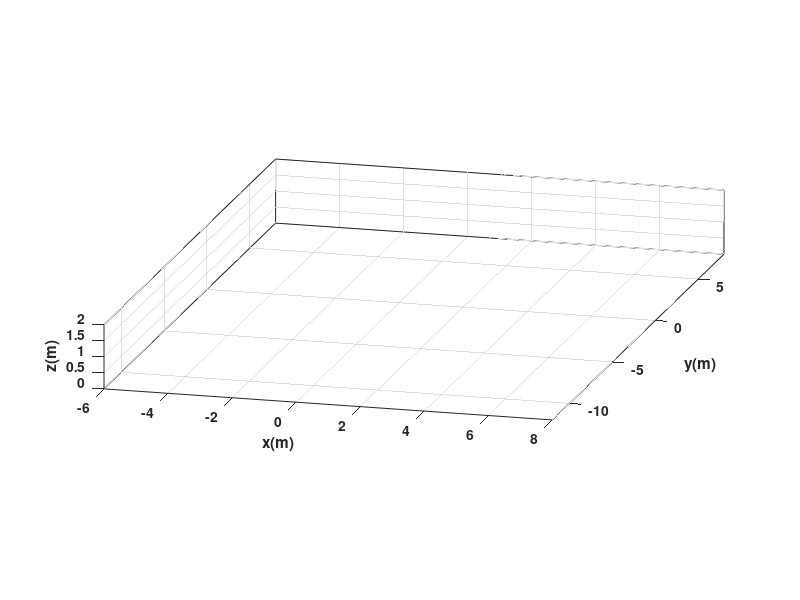

Here is the MATLAB script that generated this plot: (Note: this script raises an error after producing the figure.)
clear;
close all;

% Datos de entrada
v = [1.432 0.0 1.432 0.0 1.432 0.0 1.432 0.0 1.432 0.0, ]; 
w = [0.0 2.513 0.0 2.513 0.0 2.513 0.0 2.513 0.0 2.513, ]; 
dt = 1.0;  % Tiempo por paso

% Estado inicial
x_sim(1) = 0;
y_sim(1) = 0;
theta_sim(1) = 0;

% Simulación del movimiento
for i = 1:length(v)
    if w(i) == 0
        % Movimiento recto
        x_sim(i+1) = x_sim(i) + v(i) * dt * cos(theta_sim(i));
        y_sim(i+1) = y_sim(i) + v(i) * dt * sin(theta_sim(i));
        theta_sim(i+1) = theta_sim(i);
    else
        % Giro en el lugar
        x_sim(i+1) = x_sim(i);
        y_sim(i+1) = y_sim(i);
        theta_sim(i+1) = theta_sim(i) + w(i) * dt;
    end
    i
    fprintf('x = %.3f m\ny = %.3f m\ntheta = %.3f rad/s\n', x_sim(i+1), y_sim(i+1), theta_sim(i+1));
end



% Animación
x1 = x_sim;
y1 = y_sim;
phi = theta_sim;
hx = x_sim;
hy = y_sim;
ts = 0.1;         % Tiempo entre cuadros
N = length(x1);

%%%%%%%%%%%%%%%%%%%%%%%%%%%%%%%%%%%%%%%%
%%%% VISUALIZACIÓN Y GRÁFICAS 3D %%%%%%%
%%%%%%%%%%%%%%%%%%%%%%%%%%%%%%%%%%%%%%%%

% a) Configuración de escena
scene = figure;
set(scene,'Color','white');
set(gca,'FontWeight','bold');
sizeScreen = get(0,'ScreenSize');
set(scene,'position',sizeScreen);
camlight('headlight');
axis equal;
grid on;
box on;
xlabel('x(m)'); ylabel('y(m)'); zlabel('z(m)');
view([15 15]);
axis([-6 8 -12 8 0 2]);  % Ajustado al dominio y rango de la función

% Inicialización del modelo del robot
scale = 4;
MobileRobot_5;  
H1 = MobilePlot_4(x1(1), y1(1), phi(1), scale); hold on;
H2 = plot3(hx(1), hy(1), 0, 'r', 'lineWidth', 2);

% Animación
step = 1;
for k = 1:step:N
    delete(H1);    
    delete(H2);

    H1 = MobilePlot_4(x1(k), y1(k), phi(k), scale);
    H2 = plot3(hx(1:k), hy(1:k), zeros(1,k), 'r', 'lineWidth', 2);

    pause(ts);
end
